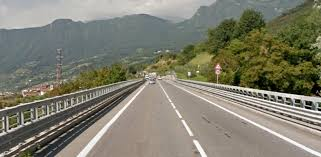
#> input picture data/lane3.jpeg, 321 x 157 px
$ python 29_Road_Lane_Detection.py
#> lines starting #> are read from the running program, lines starting #| are printed output that depends on the picture; after the words box and inside, x2 and y2 are one past the last pixel; in counts of white or black regions, pixels touching at a corner belong together
import cv2
import numpy as np
import matplotlib.pyplot as plt

image = cv2.imread('./data/lane3.jpeg')
#> image is the input picture: shape (157, 321, 3); mean B, G, R 109.9, 125.5, 126.8
image = cv2.cvtColor(image, cv2.COLOR_BGR2RGB)

print(image.shape)
#| (157, 321, 3)
height = image.shape[0]
#> height = 157
width = image.shape[1]
#> width = 321

region_of_interest = [(0,height),(width/2,height/2),(width,height)]
#> region_of_interest = [(0, 157), (160.5, 78.5), (321, 157)]

def roi(img,vertices):
    mask = np.zeros_like(img)
    #channel_count= img.shape[2]
    match_mask_color = 255#*channel_count
    cv2.fillPoly(mask,vertices,match_mask_color)
    masked_image = cv2.bitwise_and(img,mask)
    return masked_image

gray_image = cv2.cvtColor(image, cv2.COLOR_BGR2GRAY)
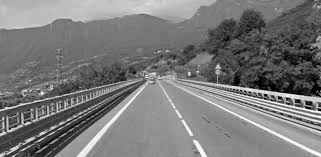
#> gray_image: shape (157, 321); min 0, max 254, mean 121
canny_image = cv2.Canny(gray_image, 100,200)
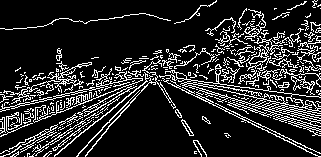
#> canny_image: shape (157, 321); 16.2% white in thin lines or dots
cropped_image = roi(canny_image, np.array([region_of_interest],np.int32))
#> in roi, `cv2.fillPoly(mask,vertices,match_mask_color)`:
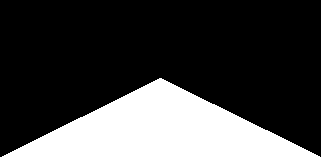
#> mask: shape (157, 321); 25.2% white; 1 white region, box (x1, y1, x2, y2) and area: (2, 78, 320, 157) 12681
#> in roi, `masked_image = cv2.bitwise_and(img,mask)`:
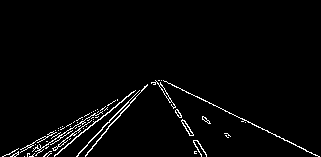
#> masked_image: shape (157, 321); 2.6% white in thin lines or dots, all inside (x1, y1, x2, y2) = (2, 80, 320, 157)

lines = cv2.HoughLinesP(cropped_image,1,np.pi/60,
                        threshold=160,
                        lines=np.array([]),
                        minLineLength=40,
                        maxLineGap=25)
#> lines = None

def draw_lin(img, lines):
    copy_img = np.copy(img)
    line_image = np.zeros((img.shape[0],img.shape[1],3),np.uint8)
    for line in lines:
        for x1, y1, x2, y2 in line:
            cv2.line(line_image, (x1,y1),(x2,y2),(0,255,0),3)
#> line_image: shape (157, 321, 3); every value is 0

    img = cv2.addWeighted(img,0.8, line_image, 1, 0.0)
    return  img

#> (the run stopped early here; a loop or call above may not have finished)

$ run again, with data/HappyFish.jpg copied over data/lane3.jpeg
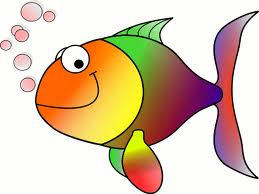
#> input picture data/HappyFish.jpg, 259 x 194 px
#> image is the input picture: shape (194, 259, 3); mean B, G, R 170.8, 196.4, 219.3
#| (194, 259, 3)
#> `canny_image = cv2.Canny(gray_image, 100,200)`:
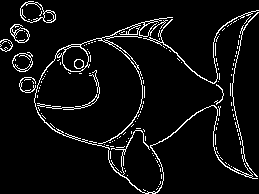
#> canny_image: shape (194, 259); 6% white in thin lines or dots
#> mask: shape (194, 259); 25% white; 1 white region, box (x1, y1, x2, y2) and area: (1, 97, 259, 194) 12578
#> in roi, `masked_image = cv2.bitwise_and(img,mask)`:
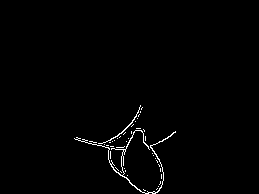
#> masked_image: shape (194, 259); 1.1% white in thin lines or dots, all inside (x1, y1, x2, y2) = (74, 105, 176, 194)
#> lines = None
